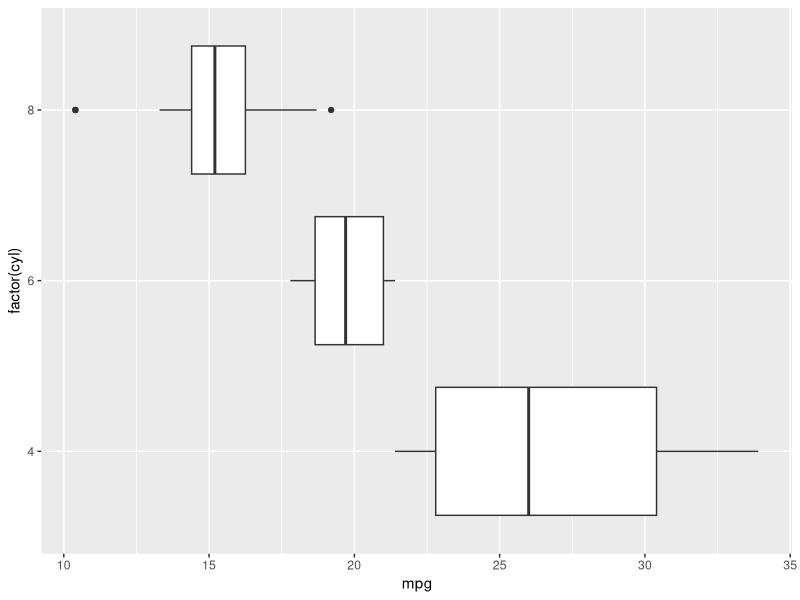

Generate this figure with R:
library(ggplot2)
df<-mtcars
print(head(df))
pl<-ggplot(data=df,aes(factor(cyl),mpg))

print(pl + geom_boxplot()+coord_flip())